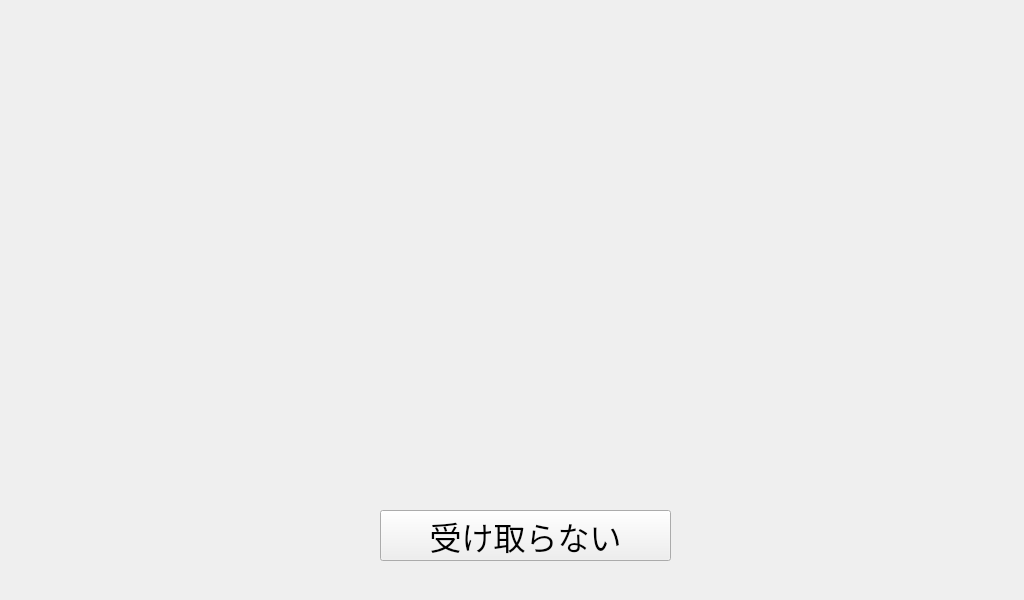
<?xml version="1.0" encoding="UTF-8"?>
<ui version="4.0">
 <class>MainWindow</class>
 <widget class="QMainWindow" name="MainWindow">
  <property name="geometry">
   <rect>
    <x>0</x>
    <y>0</y>
    <width>1024</width>
    <height>600</height>
   </rect>
  </property>
  <property name="windowTitle">
   <string>MainWindow</string>
  </property>
  <widget class="QWidget" name="centralwidget">
   <widget class="QPushButton" name="btnGoBack">
    <property name="geometry">
     <rect>
      <x>380</x>
      <y>510</y>
      <width>291</width>
      <height>51</height>
     </rect>
    </property>
    <property name="font">
     <font>
      <pointsize>24</pointsize>
     </font>
    </property>
    <property name="text">
     <string>受け取らない</string>
    </property>
   </widget>
  </widget>
 </widget>
 <resources/>
 <connections/>
</ui>
